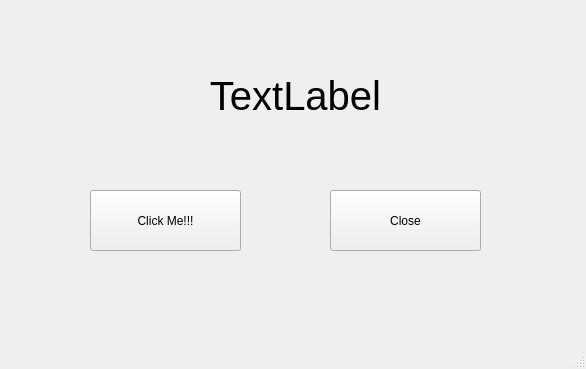
<?xml version="1.0" encoding="UTF-8"?>
<ui version="4.0">
 <class>MainWindow</class>
 <widget class="QMainWindow" name="MainWindow">
  <property name="geometry">
   <rect>
    <x>0</x>
    <y>0</y>
    <width>586</width>
    <height>369</height>
   </rect>
  </property>
  <property name="windowTitle">
   <string>MainWindow</string>
  </property>
  <widget class="QWidget" name="centralwidget">
   <widget class="QPushButton" name="closeButton">
    <property name="geometry">
     <rect>
      <x>330</x>
      <y>190</y>
      <width>151</width>
      <height>61</height>
     </rect>
    </property>
    <property name="text">
     <string>Close</string>
    </property>
   </widget>
   <widget class="QPushButton" name="clickMeButton">
    <property name="geometry">
     <rect>
      <x>90</x>
      <y>190</y>
      <width>151</width>
      <height>61</height>
     </rect>
    </property>
    <property name="text">
     <string>Click Me!!!</string>
    </property>
   </widget>
   <widget class="QLabel" name="label">
    <property name="geometry">
     <rect>
      <x>30</x>
      <y>20</y>
      <width>531</width>
      <height>151</height>
     </rect>
    </property>
    <property name="font">
     <font>
      <pointsize>30</pointsize>
     </font>
    </property>
    <property name="text">
     <string>TextLabel</string>
    </property>
    <property name="alignment">
     <set>Qt::AlignCenter</set>
    </property>
   </widget>
  </widget>
  <widget class="QMenuBar" name="menubar">
   <property name="geometry">
    <rect>
     <x>0</x>
     <y>0</y>
     <width>586</width>
     <height>21</height>
    </rect>
   </property>
  </widget>
  <widget class="QStatusBar" name="statusbar"/>
 </widget>
 <resources/>
 <connections>
  <connection>
   <sender>closeButton</sender>
   <signal>clicked()</signal>
   <receiver>MainWindow</receiver>
   <slot>close()</slot>
   <hints>
    <hint type="sourcelabel">
     <x>395</x>
     <y>234</y>
    </hint>
    <hint type="destinationlabel">
     <x>411</x>
     <y>160</y>
    </hint>
   </hints>
  </connection>
 </connections>
</ui>
